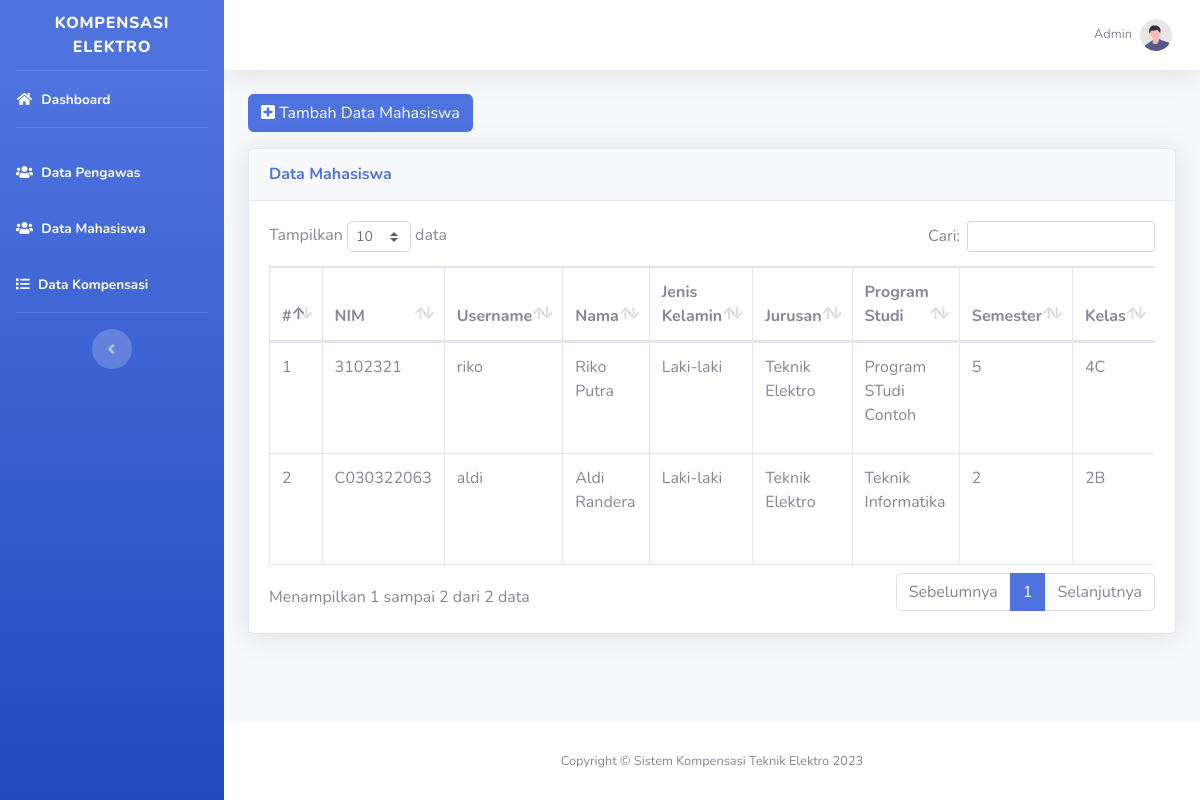
Screenshot of /admin/mahasiswa.php (signed in) with the database file from the repository.
### tables this page shows
CREATE TABLE `mahasiswa` (
  `id` int(11) NOT NULL,
  `username` varchar(255) NOT NULL,
  `nim` varchar(20) NOT NULL,
  `password` varchar(255) NOT NULL,
  `nama` varchar(255) NOT NULL,
  `jenis_kelamin` enum('Laki-laki','Perempuan') NOT NULL,
  `jurusan` varchar(255) NOT NULL,
  `prodi` varchar(255) NOT NULL,
  `semester` int(11) NOT NULL,
  `kelas` varchar(10) NOT NULL,
  `nohp` varchar(20) NOT NULL,
  `username_pengawas` varchar(255) DEFAULT NULL,
  `jumlah_alpha` int(11) DEFAULT NULL
);

### admin/mahasiswa.php (the view, shortened to what this page needs)
<!DOCTYPE html>
<html lang="en">
<head>
    <?php include "link.php"; ?>
</head>
<body id="page-top">
    <div id="wrapper">
        <?php include "sidebar.php"; ?>
        <div id="content-wrapper" class="d-flex flex-column">
            <div id="content">
                <?php include "topbar.php"; ?>
                <div class="container-fluid">
                    <div class="">
                        <p>
                            <a class="btn btn-primary" data-toggle="collapse" href="#collapseExample" role="button" aria-expanded="false" aria-controls="collapseExample">
                                <i class="fas fa-plus-square"></i> Tambah Data Mahasiswa
                            </a>
                        </p>
                    </div>
                    <div class="card shadow mb-4">
                        <div class="card-header py-3">
                            <h6 class="m-0 font-weight-bold text-primary">Data Mahasiswa</h6>
                        </div>
                        <div class="card-body">
                            <div class="table-responsive">
                                <table class="table table-bordered" id="dataX" width="100%" cellspacing="0">
                                    <thead>
                                        <tr>
                                            <th>#</th>
                                            <th>NIM</th>
                                            <th>Username</th>
                                            <th>Nama</th>
                                            <th>Jenis Kelamin</th>
                                            <th>Jurusan</th>
                                            <th>Program Studi</th>
                                            <th>Semester</th>
                                            <th>Kelas</th>
                                        </tr>
                                    </thead>
                                    <tbody>
                                        <?php
                                        $stmt = $conn->prepare("SELECT * FROM mahasiswa");
                                        $stmt->execute();
                                        $mahasiswa = $stmt->get_result();
                                        ?>
                                        <?php $i = 1; ?>
                                        <?php foreach ($mahasiswa as $data) : ?>
                                            <tr>
                                                <td><?= $i; ?></td>
                                                <td><?= htmlspecialchars($data['nim']); ?></td>
                                                <td><?= htmlspecialchars($data['username']); ?></td>
                                                <td><?= htmlspecialchars($data['nama']); ?></td>
                                                <td><?= htmlspecialchars($data['jenis_kelamin']); ?></td>
                                                <td><?= htmlspecialchars($data['jurusan']); ?></td>
                                                <td><?= htmlspecialchars($data['prodi']); ?></td>
                                                <td><?= htmlspecialchars($data['semester']); ?></td>
                                                <td><?= htmlspecialchars($data['kelas']); ?></td>
                                            </tr>
                                            <?php $i++; ?>
                                        <?php endforeach; ?>
                                    </tbody>
                                </table>
                            </div>
                        </div>
                    </div>
                </div>
            </div>
            <?php include "footer.php"; ?>
        </div>
    </div>
</body>
</html>

### admin/link.php (shortened to what this page needs)
<link href="../vendor/fontawesome-free/css/all.min.css" rel="stylesheet" type="text/css">
<link href="../css/sb-admin-2.min.css" rel="stylesheet">
<link href="../vendor/datatables/dataTables.bootstrap4.min.css" rel="stylesheet">
<link rel="stylesheet" href="https://code.jquery.com/ui/1.13.1/themes/base/jquery-ui.css">

### admin/sidebar.php
<ul class="navbar-nav bg-gradient-primary sidebar sidebar-dark accordion" id="accordionSidebar">
    <a class="sidebar-brand d-flex align-items-center justify-content-center" href="index.php">
        Kompensasi Elektro
    </a>
    <hr class="sidebar-divider my-0">
    <li class="nav-item active">
        <a class="nav-link" href="index.php">
            <i class="fas fa-fw fa-home"></i>
            <span>Dashboard</span></a>
    </li>
    <hr class="sidebar-divider">
    <li class="nav-item active">
        <a class="nav-link" href="pengawas.php">
            <i class="fas fa-users"></i>
            <span>Data Pengawas</span></a>
    </li>
    <li class="nav-item active">
        <a class="nav-link" href="mahasiswa.php">
            <i class="fas fa-users"></i>
            <span>Data Mahasiswa</span></a>
    </li>
    <li class="nav-item active">
        <a class="nav-link" href="kompensasi.php">
            <i class="fas fa-list"></i>
            <span>Data Kompensasi</span></a>
    </li>
    <hr class="sidebar-divider">
    <div class="text-center d-none d-md-inline">
        <button class="rounded-circle border-0" id="sidebarToggle"></button>
    </div>
</ul>

### admin/topbar.php (shortened to what this page needs)
<nav class="navbar navbar-expand navbar-light bg-white topbar mb-4 static-top shadow">
    <ul class="navbar-nav ml-auto">
        <li class="nav-item dropdown no-arrow">
            <a class="nav-link dropdown-toggle" href="#" id="userDropdown" role="button" data-toggle="dropdown" aria-haspopup="true" aria-expanded="false">
                <span class="mr-2 d-none d-lg-inline text-gray-600 small">Admin</span>
                <img class="img-profile rounded-circle" src="../img/undraw_profile.svg">
            </a>
        </li>
    </ul>
</nav>

### admin/footer.php
<footer class="sticky-footer bg-white">
    <div class="container my-auto">
        <div class="copyright text-center my-auto">
            <span>Copyright &copy; Sistem Kompensasi Teknik Elektro <?= date('Y'); ?></span>
        </div>
    </div>
</footer>

### rows the page displays
mahasiswa: nim "3102321", username "riko", nama "Riko Putra", jenis_kelamin "Laki-laki", jurusan "Teknik Elektro", prodi "Program STudi Contoh", semester "5", kelas "4C"
mahasiswa: nim "C030322063", username "aldi", nama "Aldi Randera", jenis_kelamin "Laki-laki", jurusan "Teknik Elektro", prodi "Teknik Informatika", semester "2", kelas "2B"
